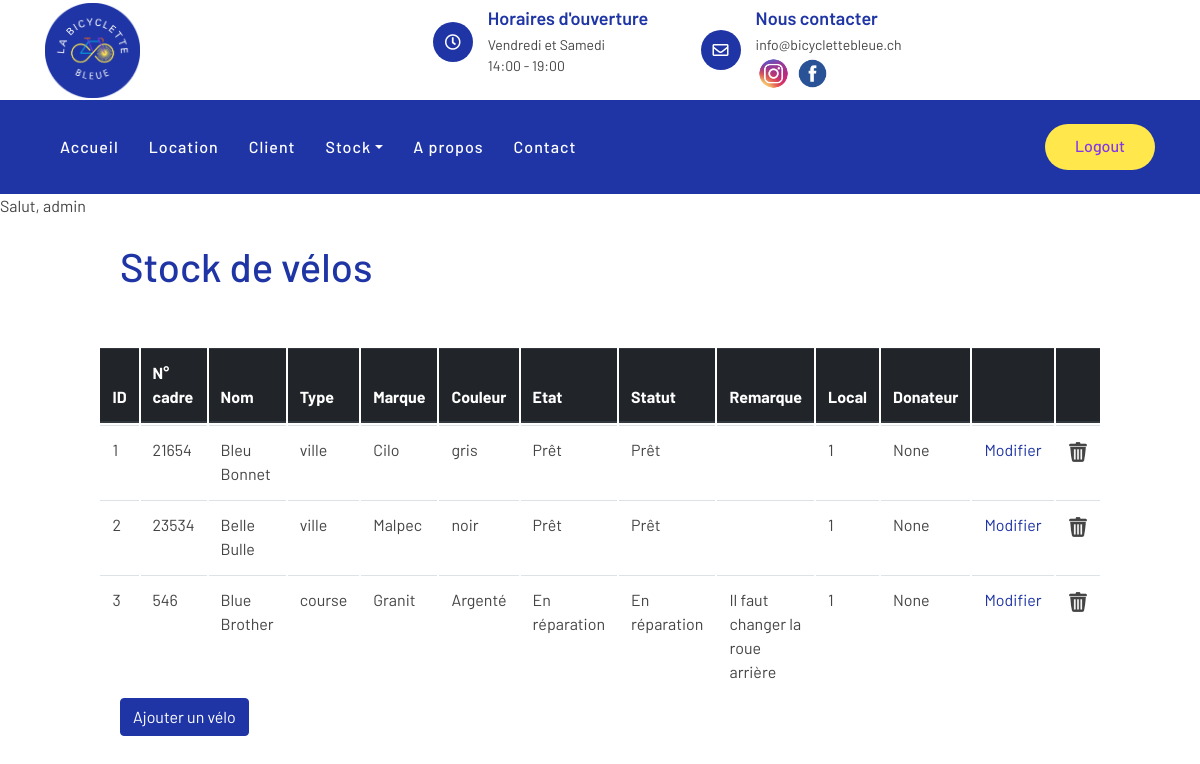
The app's page /stock_velos/ (signed in) with its own data.
### stock_pieces_velos/models.py (models this page shows)
class AuthUser(models.Model):
    password = models.CharField(max_length=128)
    last_login = models.DateTimeField(blank=True, null=True)
    is_superuser = models.BooleanField()
    username = models.CharField(unique=True, max_length=150)
    last_name = models.CharField(max_length=150)
    email = models.CharField(max_length=254)
    is_staff = models.BooleanField()
    is_active = models.BooleanField()
    date_joined = models.DateTimeField()
    first_name = models.CharField(max_length=150)
    class Meta:
        managed = False
        db_table = 'auth_user'

class Velo(models.Model):
    vel_id = models.AutoField(db_column='VEL_ID',  primary_key=True)  # Field name made lowercase.
    vel_num_cadre = models.IntegerField(db_column='VEL_NUM_CADRE', blank=True, null=True)  # Field name made lowercase.
    vel_nom = models.TextField(db_column='VEL_NOM', blank=True, null=True)  # Field name made lowercase.
    vel_marque = models.TextField(db_column='VEL_MARQUE', blank=True, null=True)  # Field name made lowercase.
    vel_couleur = models.TextField(db_column='VEL_COULEUR', blank=True, null=True)  # Field name made lowercase.
    vel_type = models.TextField(db_column='VEL_TYPE', blank=True, null=True)  # Field name made lowercase.
    vel_photo = models.TextField(db_column='VEL_PHOTO', blank=True, null=True)  # Field name made lowercase.
    vel_statut = models.TextField(db_column='VEL_STATUT', blank=True, null=True)  # Field name made lowercase.
    vel_etat = models.TextField(db_column='VEL_ETAT', blank=True, null=True)  # Field name made lowercase.
    vel_remarque = models.TextField(db_column='VEL_REMARQUE', blank=True, null=True)  # Field name made lowercase.
    local_id = models.ForeignKey(Local, on_delete=models.CASCADE)
    don_id = models.ForeignKey(Donateur, on_delete=models.CASCADE)
    class Meta:
        managed = False
        db_table = 'Velo'

### stock_velos/views.py (the view)
# urls.py: path('stock_velos/',include('stock_velos.urls')),
@login_required(login_url='/compte/login')
def stock_velos(request):
    velos_objets = Velo.objects.all()
    context = {
        'velosObjets': velos_objets
    }
    return render(request, 'stock_velos/stock_velos.html', context)

### stock_velos/templates/stock_velos/stock_velos.html (shortened to what this page needs)
{% extends 'template_base.html' %}
{% load static %}
{% block contenu %}
<h1 style="margin-left: 10%">Stock de vélos</h1>
<table class="table">
    <thead class="thead-dark">
    <tr>
        <th class="ligne0">
            <p1>ID</p1>
        </th>
        <th class="ligne0">
            <p1>N° cadre</p1>
        </th>
        <th class="ligne0">
            <p1>Nom</p1>
        </th>
        <th class="ligne0">
            <p1>Type</p1>
        </th>
        <th class="ligne0">
            <p1>Marque</p1>
        </th>
        <th class="ligne0">
            <p1>Couleur</p1>
        </th>
        <th class="ligne0">
            <p1>Etat</p1>
        </th>
        <th class="ligne0">
            <p1>Statut</p1>
        </th>
        <th class="ligne0">
            <p1>Remarque</p1>
        </th>
        <th class="ligne0">
            <p1>Local</p1>
        </th>
        <th class="ligne0">
            <p1>Donateur</p1>
        </th>
        <th class="ligne0">
        </th>
        <th class="ligne0">
        </th>
    </tr>
    </thead>
    {% for velo in velosObjets %}
    <tr>
        <td>
            <p1>{{velo.vel_id}}</p1>
        </td>
        <td>
            <p1>{{velo.vel_num_cadre}}</p1>
        </td>
        <td>
            <p1>{{velo.vel_nom}}</p1>
        </td>
        <td>
            <p1>{{velo.vel_type}}</p1>
        </td>
        <td>
            <p1>{{velo.vel_marque}}</p1>
        </td>
        <td>
            <p1>{{velo.vel_couleur}}</p1>
        </td>
        <td>
            <p1>{{velo.vel_etat}}</p1>
        </td>
        <td>
            <p1>{{velo.vel_statut}}</p1>
        </td>
        <td>
            <p1>{{velo.vel_remarque}}</p1>
        </td>
        <td>
            <p1>{{velo.local_id_id}}</p1>
        </td>
        <td>
            <p1>{{velo.don_id_id}}</p1>
        </td>
        <td>
          <a href="{% url 'stock_velos:indexModifierVelo'  velo.vel_id%}">Modifier</a>
        </td>
        <td>
          <a href="{% url 'stock_velos:indexSupprimerVelo' velo.vel_id%}"><img class="imagePoubelle" src="{% static 'img/poubelle.png' %}" alt="Image"></a>
        </td>
    </tr>
    {% endfor %}
</table>
<a href="{% url 'stock_velos:indexNouveauVelo' %}" role="button" class="btn btn-primary" aria-pressed="true"
style="margin-left: 10% ">Ajouter un vélo</a>
{% endblock %}

### templates/template_base.html (shortened to what this page needs)
{% load static %}
<!DOCTYPE html>
<html lang="en">
    <head>
        <link rel="stylesheet" type="text/css" href="{% static 'css/bootstrap.min.css' %}">
        <link href="https://cdnjs.cloudflare.com/ajax/libs/font-awesome/5.10.0/css/all.min.css" rel="stylesheet">
        <link rel="stylesheet" type="text/css" href="{% static 'css/style.css' %}">
    </head>
    <body>
        <div class="top-bar">
            <div class="container">
                <div class="row align-items-center">
                    <div class="col-lg-4 col-md-12">
                        <div class="logo">
                            <a href="{% url 'accueil:index' %}">
                                <img src="{% static 'img/logo.png' %}" alt="Image">
                            </a>
                        </div>
                    </div>
                    <div class="col-lg-8 col-md-7 d-none d-lg-block">
                        <div class="row">
                            <div class="col-4">
                                <div class="top-bar-item">
                                    <div class="top-bar-icon">
                                        <i class="far fa-clock"></i>
                                    </div>
                                    <div class="top-bar-text">
                                        <h3>Horaires d'ouverture</h3>
                                        <p>Vendredi et Samedi</p>
                                        <p>14:00 - 19:00</p>
                                    </div>
                                </div>
                            </div>
                            <div class="col-4">
                                <div class="top-bar-item">
                                    <div class="top-bar-icon">
                                        <i class="far fa-envelope"></i>
                                    </div>
                                    <div class="top-bar-text">
                                        <h3>Nous contacter</h3>
                                        <p>info@bicyclettebleue.ch</p>
                                        <a href="https://www.instagram.com/bicyclette_bleue/"><img src="{% static 'img/instagram.png' %}" alt="Image" style="width: 35px; height: 35px"></a>
                                        <a href="https://www.facebook.com/bicyclettebleuegeneve/"><img src="{% static 'img/facebook.png' %}" alt="Image" style="width: 37px; height: 37px"></a>
                                    </div>
                                </div>
                            </div>
                        </div>
                    </div>
                </div>
            </div>
        </div>
        <div class="nav-bar">
            <div class="container">
                <nav class="navbar navbar-expand-lg bg-dark navbar-dark">
                    <div class="collapse navbar-collapse justify-content-between" id="navbarCollapse">
                        <div class="navbar-nav mr-auto">
                            <a href="{% url 'accueil:index' %}" class="nav-item nav-link">Accueil</a>
                            {% if user.is_authenticated %}
                            <a href="{% url 'location:index' %}" class="nav-item nav-link">Location</a>
                            <a href="{% url 'client:index' %}" class="nav-item nav-link">Client</a>
                            <div class="nav-item dropdown">
                                <a href="#" class="nav-link dropdown-toggle" data-toggle="dropdown">Stock</a>
                            </div>
                            {% endif %}
                            <a href="{% url 'accueil:a_propos' %}" class="nav-item nav-link">A propos</a>
                            <a href="{% url 'accueil:contact' %}" class="nav-item nav-link">Contact</a>
                        </div>
                            <div class="ml-auto">
                            {% if user.is_authenticated %}
                                <span><a class="btn btn-custom" href="{% url 'compte:quitter' %}">Logout</a></span>
                            {% else %}
                                <a class="btn btn-custom" href="{% url 'compte:login' %}">Se connecter</a>
                                <a class="btn btn-custom" href="{% url 'compte:inscription' %}">S'inscrire</a>
                            {% endif %}
                            </div>
                    </div>
                </nav>
            </div>
        </div>
        {% if user.is_authenticated %}
        <span>Salut, {{request.user}}</span>
        {% endif %}
    </body>
</html>
{% block contenu %}{% endblock %}

### accueil/static/css/style.css (style rules this page uses)
table { border-collapse: separate; }
.ligne0, .ligne00 { border: solid; border-width: 10px 0px; }
.imagePoubelle { width: 20px; height: 20px; }
.table { height: 100px; width: 80%; margin: auto; border-collapse: separate; }
body { color: #444444; font-weight: 400; background: #ffffff; font-family: 'Barlow', sans-serif; }
h1, h2, h3, h4, h5, h6 { color: #1F35A5; }
a { color: #1F35A5; transition: .3s; }
.btn.btn-custom { padding: 10px 30px 12px 30px; text-align: center; font-size: 16px; font-weight: 500; color: #ffffff; background: #FFE74C; border: none; border-radius: 60px; box-shadow: inset 0 0 0 0 #1F35A5; transition: ease-out 0.5s; -webkit-transition: ease-out 0.5s; -moz-transition: ease-out 0.5s; }
.top-bar { position: relative; height: 100px; display: flex; align-items: center; background: #ffffff; }
.top-bar .logo { text-align: left; overflow: hidden; }
.top-bar .logo img { max-width: 100%; max-height: 95px; }
.top-bar .top-bar-item { display: flex; align-items: center; justify-content: flex-end; }
.top-bar .top-bar-icon { width: 40px; height: 40px; display: flex; align-items: center; justify-content: center; background: #1F35A5; border-radius: 40px; }
.top-bar .top-bar-icon i { margin: 0; color: #ffffff; font-size: 16px; }
.top-bar .top-bar-text { padding-left: 15px; }
.top-bar .top-bar-text h3 { margin: 0 0 5px 0; font-size: 18px; font-weight: 600; }
.top-bar .top-bar-text p { margin: 0; font-size: 14px; font-weight: 400; }
.nav-bar { position: relative; background: #1F35A5; }
.nav-bar .navbar { padding: 20px 0; background: #1F35A5 !important; transition: .3s; }
.navbar-dark .navbar-nav .nav-link, .navbar-dark .navbar-nav .nav-link:focus, .navbar-dark .navbar-nav .nav-link:hover, .navbar-dark .navbar-nav .nav-link.active { color: #ffffff; padding: 15px; font-weight: 500; letter-spacing: 1px; }
.nav-bar .btn.btn-custom { color: #8338EC; background: #FFE74C; box-shadow: inset 0 0 0 0 #FFE74C; }

### records on screen
Velo: vel_id "1", vel_num_cadre "21654", vel_nom "Bleu Bonnet", vel_type "ville", vel_marque "Cilo", vel_couleur "gris", vel_etat "Prêt", vel_statut "Prêt", local_id_id "1", don_id_id "None"
Velo: vel_id "2", vel_num_cadre "23534", vel_nom "Belle Bulle", vel_type "ville", vel_marque "Malpec", vel_couleur "noir", vel_etat "Prêt", vel_statut "Prêt", local_id_id "1", don_id_id "None"
Velo: vel_id "3", vel_num_cadre "546", vel_nom "Blue Brother", vel_type "course", vel_marque "Granit", vel_couleur "Argenté", vel_etat "En réparation", vel_statut "En réparation", vel_remarque "Il faut changer la roue arrière", local_id_id "1", don_id_id "None"

### other values on screen
{{ request.user }} "admin"
